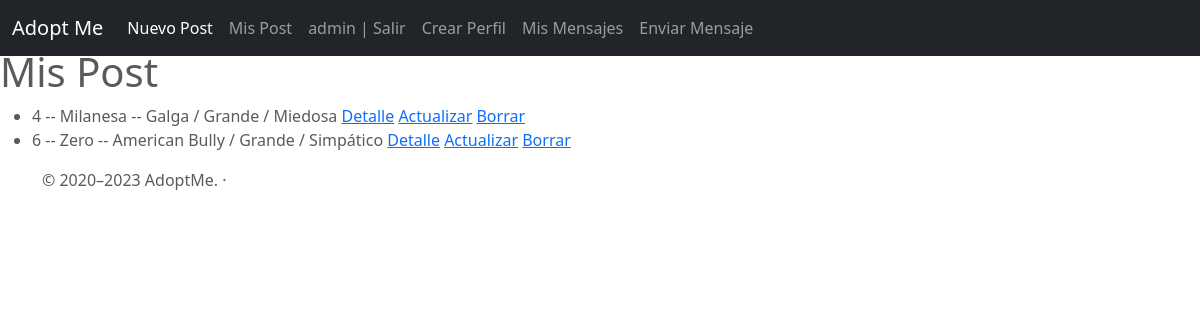
The page /post/list (signed in) on the database as committed earlier.
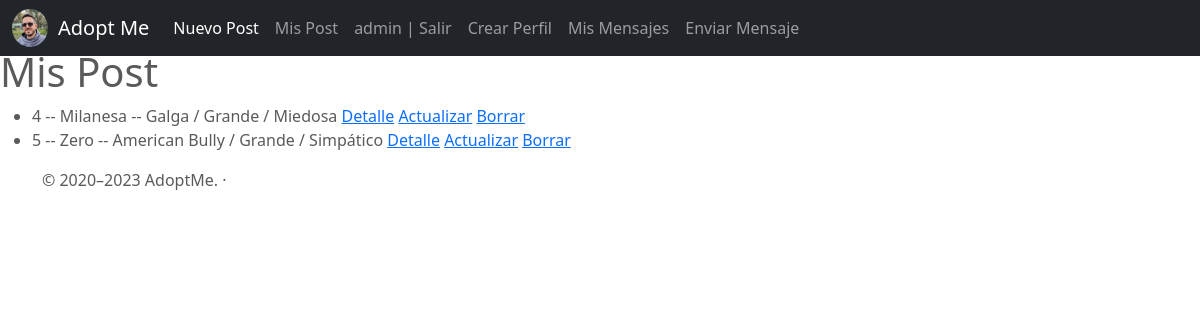
The same page on the database as committed later.
### AdoptMe/models.py (models this page shows)
class Post(models.Model):
    nombre_carousel = models.CharField(max_length=30)
    caracteristicas_carousel = models.CharField(max_length=50)
    nombre = models.CharField(max_length=15)
    caracteristicas = models.CharField(max_length=250)
    editor = models.ForeignKey(to=User, on_delete=models.CASCADE, related_name='editor')
    imagen = models.ImageField(upload_to="posts")
    creado_el = models.DateTimeField(auto_now_add = True)
    def __str__(self):
        return f"{self.id} -- {self.nombre_carousel} -- {self.caracteristicas_carousel}"

class Profile(models.Model):
    user = models.OneToOneField(to=User, on_delete=models.CASCADE, related_name="profile")
    instagram = models.CharField(max_length=100)
    imagen = models.ImageField(upload_to="profiles")

### AdoptMe/views.py (the view)
# urls.py: path('post/list', PostList.as_view(), name="post-list"),
class PostList(ListView):
    model = Post
    context_object_name = "posts"

### AdoptMe/templates/AdoptMe/post_list.html (shortened to what this page needs)
{% extends "AdoptMe/base.html" %}
{% block main %}
    <h1>Mis Post</h1>
    <ul>
    {% for post in object_list %}
    <li>
        {{post}}
        <a href="{% url 'post-detail' post.id %}"> Detalle</a>
        {% if user.is_authenticated and post.editor == user %}
            <a href="{% url 'post-update' post.id %}"> Actualizar</a>
            <a href="{% url 'post-delete' post.id %}"> Borrar</a>
        {% endif %}
    </li>
    {% endfor %}
    </ul>
{% endblock %}

### AdoptMe/templates/AdoptMe/base.html (shortened to what this page needs)
<!DOCTYPE html>
<html lang="en">
<head>
    {% load static %}
<link href= "{% static 'AdoptMe/css/bootstrap.min.css' %}" rel="stylesheet">
    <link href="{% static 'AdoptMe/css/carousel.css' %}" rel="stylesheet">
</head>
  <body>
    <header>
      <nav class="navbar navbar-expand-md navbar-dark fixed-top bg-dark">
        <div class="container-fluid">
          {% if user.profile.imagen %}
            <a href="{% url 'profile-update' user.profile.id %}">
            <img src="{{user.profile.imagen.url}}" height="100%" width="36px" style="border-radius: 50%; margin-right:10px">
            </a>
          {% endif %}
           <a class="navbar-brand" href="{% url 'index' %}"> Adopt Me</a>
          <div class="collapse navbar-collapse" id="navbarCollapse">
            <ul class="navbar-nav me-auto mb-2 mb-md-0">
              <li class="nav-item">
                <a class="nav-link active" aria-current="page" href="{% url 'post-create' %}">Nuevo Post</a>
              </li>
              <li class="nav-item">
                <a class="nav-link" href="{% url 'post-list' %}">Mis Post</a>
              </li>
            {% if user.is_authenticated %}
                <li class="nav-item">
                    <a class="nav-link" href="{% url 'logout' %}"> {{user.username}} | Salir</a>
                </li>
                <li class="nav-item">
                    <a class="nav-link" href="{% url 'profile-create' %}">Crear Perfil</a>
                </li>
                <li class="nav-item">
                    <a class="nav-link" href="{% url 'mensaje-list' %}">Mis Mensajes</a>
                </li>
            {% endif %}
                <li class="nav-item">
                    <a class="nav-link" href="{% url 'mensaje-create' %}">Enviar Mensaje</a>
                </li>
            </ul>
          </div>
        </div>
      </nav>
    </header>
    {% block main %}
    {% endblock %}
  <footer class="container">
    <p class="float-end">
    <p>© 2020–2023 AdoptMe. ·
  </footer>
  </body>
</html>

Rows that differ between the two databases and show on the page:
removed Post: id+nombre_carousel+caracteristicas_carousel "6 -- Zero -- American Bully / Grande / Simpático", shows "Actualizar"
added Post: id+nombre_carousel+caracteristicas_carousel "5 -- Zero -- American Bully / Grande / Simpático", shows "Actualizar"
